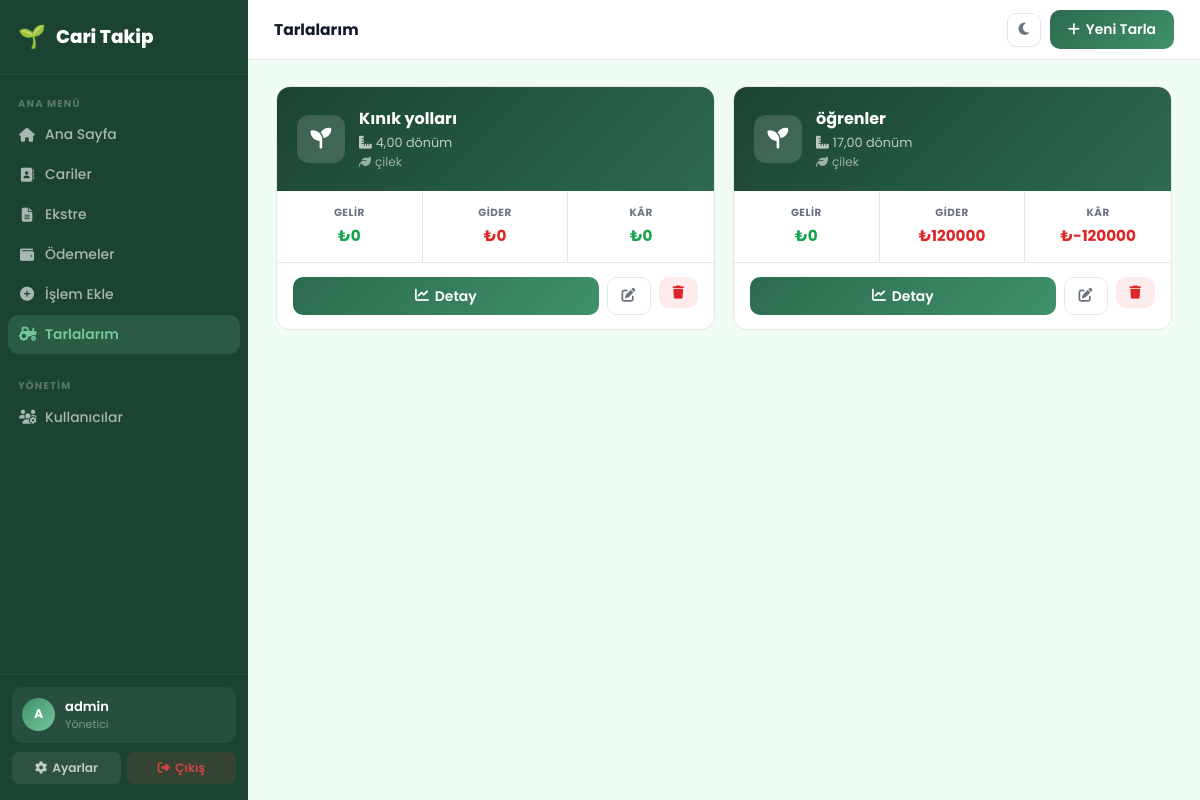
Page /tarlalar/ (signed in) on the committed database.
### fields/models.py (models this page shows, shortened)
class Field(models.Model):
    name = models.CharField(max_length=150)
    area = models.DecimalField(max_digits=8, decimal_places=2, help_text='Dönüm')
    crop_type = models.CharField(max_length=100, blank=True)
    notes = models.TextField(blank=True)
    created_at = models.DateTimeField(auto_now_add=True)
    class Meta:
        ordering = ['name']
    @property
    def total_harvest_revenue(self):
        return sum(e.amount for e in self.harvests.all())
    @property
    def total_expenses(self):
        return sum(e.amount for e in self.expenses.all())
    @property
    def net_profit(self):
        return self.total_harvest_revenue - self.total_expenses

### fields/views.py (the view)
# urls.py: path('', views.field_list, name='field_list'),
@login_required
def field_list(request):
    fields = Field.objects.prefetch_related('harvests', 'expenses').all()
    return render(request, 'fields/field_list.html', {'fields': fields})

### Desktop/Yeni klasör/fields/templates/fields/field_list.html (shortened to what this page needs)
{% extends 'dashboard/base.html' %}
{% block page_title %}Tarlalarım{% endblock %}
{% block topbar_right %}
<a href="{% url 'field_create' %}" class="btn-g"><i class="fas fa-plus"></i> Yeni Tarla</a>
{% endblock %}
{% block content %}
{% if fields %}
<div class="fields-grid">
    {% for f in fields %}
    {% with rev=f.total_harvest_revenue exp=f.total_expenses net=f.net_profit %}
    <div class="field-card">
        <div class="field-card-header">
            <div class="field-icon"><i class="fas fa-seedling"></i></div>
            <div>
                <div class="field-name">{{ f.name }}</div>
                <div class="field-area"><i class="fas fa-ruler-combined me-1"></i>{{ f.area }} dönüm</div>
                {% if f.crop_type %}<div class="field-crop"><i class="fas fa-leaf me-1"></i>{{ f.crop_type }}</div>{% endif %}
            </div>
        </div>
        <div class="field-stats">
            <div class="stat-item">
                <div class="stat-label">Gelir</div>
                <div class="stat-value stat-green">₺{{ rev|floatformat:0 }}</div>
            </div>
            <div class="stat-item">
                <div class="stat-label">Gider</div>
                <div class="stat-value stat-red">₺{{ exp|floatformat:0 }}</div>
            </div>
            <div class="stat-item">
                <div class="stat-label">Kâr</div>
                <div class="stat-value {% if net >= 0 %}stat-green{% else %}stat-red{% endif %}">₺{{ net|floatformat:0 }}</div>
            </div>
        </div>
        <div class="field-footer">
            <a href="{% url 'field_detail' f.pk %}" class="btn-g" style="flex:1;justify-content:center;">
                <i class="fas fa-chart-line"></i> Detay
            </a>
            <a href="{% url 'field_edit' f.pk %}" class="btn-o" style="padding:9px 14px;">
                <i class="fas fa-edit"></i>
            </a>
            <form method="post" action="{% url 'field_delete' f.pk %}" style="display:inline;">
                <button type="submit" class="btn-danger-soft" style="padding:9px 14px;"
                    onclick="return confirm('{{ f.name }} tarlasını ve tüm kayıtlarını silmek istiyor musunuz?')">
                    <i class="fas fa-trash"></i>
                </button>
            </form>
        </div>
    </div>
    {% endwith %}
    {% endfor %}
</div>
{% endif %}
{% endblock %}

### Desktop/Yeni klasör/dashboard/templates/dashboard/base.html (shortened to what this page needs)
<!DOCTYPE html>
<html lang="tr" data-theme="light">
<head>
    <link href="https://cdn.jsdelivr.net/npm/bootstrap@5.3.0/dist/css/bootstrap.min.css" rel="stylesheet">
    <link href="https://cdnjs.cloudflare.com/ajax/libs/font-awesome/6.4.0/css/all.min.css" rel="stylesheet">
</head>
<body>
{% with cur=request.resolver_match.url_name %}
<aside class="sidebar" id="sidebar">
    <a class="sb-brand" href="{% url 'dashboard' %}">
        <span class="emoji">🌱</span> Cari Takip
    </a>
    <nav class="sb-nav">
        <div class="sb-section">Ana Menü</div>
        <a href="{% url 'dashboard' %}" class="sb-item {% if cur == 'dashboard' %}active{% endif %}">
            <i class="fas fa-home"></i> Ana Sayfa
        </a>
        <a href="{% url 'customer_list' %}" class="sb-item {% if cur == 'customer_list' or cur == 'customer_detail' or cur == 'customer_create' %}active{% endif %}">
            <i class="fas fa-address-book"></i> Cariler
        </a>
        <a href="{% url 'statement' %}" class="sb-item {% if cur == 'statement' %}active{% endif %}">
            <i class="fas fa-file-alt"></i> Ekstre
        </a>
        <a href="{% url 'payments' %}" class="sb-item {% if cur == 'payments' or cur == 'payment_create' %}active{% endif %}">
            <i class="fas fa-wallet"></i> Ödemeler
        </a>
        <a href="{% url 'transaction_create' %}" class="sb-item {% if cur == 'transaction_create' %}active{% endif %}">
            <i class="fas fa-plus-circle"></i> İşlem Ekle
        </a>
        <a href="{% url 'field_list' %}" class="sb-item {% if cur == 'field_list' or cur == 'field_detail' or cur == 'field_create' or cur == 'field_edit' %}active{% endif %}">
            <i class="fas fa-tractor"></i> Tarlalarım
        </a>
        {% if request.user.is_staff %}
        <hr class="sb-divider">
        <div class="sb-section">Yönetim</div>
        <a href="{% url 'user_list' %}" class="sb-item {% if cur == 'user_list' %}active{% endif %}">
            <i class="fas fa-users-cog"></i> Kullanıcılar
        </a>
        {% endif %}
    </nav>
    <div class="sb-footer">
        <div class="sb-user">
            <div class="sb-avatar">{{ request.user.username|first|upper }}</div>
            <div>
                <div class="sb-uname">{{ request.user.username }}</div>
                <div class="sb-urole">{% if request.user.is_staff %}Yönetici{% else %}Kullanıcı{% endif %}</div>
            </div>
        </div>
        <div class="sb-actions">
            <a href="{% url 'account_delete' %}" class="sb-abtn sb-settings"><i class="fas fa-cog"></i> Ayarlar</a>
            <a href="{% url 'logout' %}" class="sb-abtn sb-logout"><i class="fas fa-sign-out-alt"></i> Çıkış</a>
        </div>
    </div>
</aside>
<div class="app">
    <header class="topbar">
        <div class="topbar-l">
            <span class="page-title">{% block page_title %}{% endblock %}</span>
        </div>
        <div class="topbar-r">
            <button class="icon-btn" id="themeBtn" onclick="toggleTheme()" title="Tema Değiştir">
                <i class="fas fa-moon"></i>
            </button>
            {% block topbar_right %}{% endblock %}
        </div>
    </header>
    <div class="page-body">
        {% block content %}{% endblock %}
    </div>
</div>
{% endwith %}
</body>
</html>

### Desktop/Yeni klasör/fields/templates/fields/field_list.html (style rules this page uses)
.fields-grid { display: grid; grid-template-columns: repeat(auto-fill, minmax(300px, 1fr)); gap: 18px; }
.field-card { background: var(--surface); border: 1px solid var(--border); border-radius: var(--radius); overflow: hidden; transition: box-shadow .2s, transform .2s; }
.field-card-header { background: linear-gradient(135deg, #1b4332, #2d6a4f); padding: 20px; display: flex; align-items: center; gap: 14px; }
.field-icon { width: 48px; height: 48px; border-radius: 12px; background: rgba(255,255,255,.15); display: flex; align-items: center; justify-content: center; font-size: 1.3rem; color: #fff; flex-shrink: 0; }
.field-name { font-size: 1rem; font-weight: 700; color: #fff; }
.field-area { font-size: .8rem; color: rgba(255,255,255,.7); margin-top: 2px; }
.field-crop { font-size: .75rem; color: rgba(255,255,255,.55); margin-top: 1px; }
.field-stats { display: grid; grid-template-columns: 1fr 1fr 1fr; border-bottom: 1px solid var(--border); }
.stat-item { padding: 14px 12px; text-align: center; border-right: 1px solid var(--border); }
.stat-item:last-child { border-right: none; }
.stat-label { font-size: .65rem; font-weight: 700; text-transform: uppercase; letter-spacing: .5px; color: var(--sub); margin-bottom: 4px; }
.stat-value { font-size: .95rem; font-weight: 700; }
.stat-green { color: #16a34a; }
.stat-red { color: #dc2626; }
.field-footer { padding: 14px 16px; display: flex; gap: 8px; }

### rows in the picture
Field: name "Kınık yolları", area "4,00", crop_type "çilek", total_harvest_revenue "0", total_expenses "0", net_profit "0"
Field: name "öğrenler", area "17,00", crop_type "çilek", total_harvest_revenue "0", total_expenses "120000", net_profit "-120000"

### other values in the picture
{{ request.user.username|first|upper }} "A"
{{ request.user.username }} "admin"
